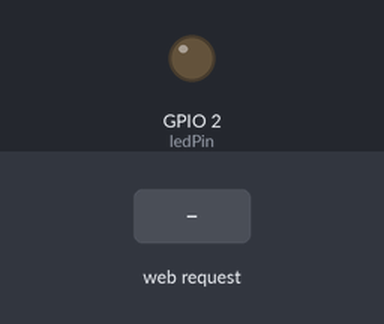
The sketch below on a simulated ESP32. Parts: output pins drawn as LEDs (lit = HIGH). The test bench sets the inputs (shaded band). WiFi joins after 1.5 s; servers stay silent unless stated; what the sketch prints to the serial monitor is not drawn.

Above: at 3.2 s.
3.3 s: HTTP request GET /LED=ON received
At 4.4 s:
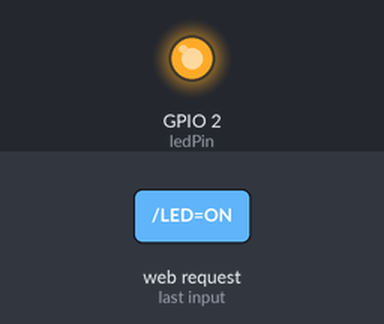
4.8 s: HTTP request GET /LED=OFF received
At 5.5 s:
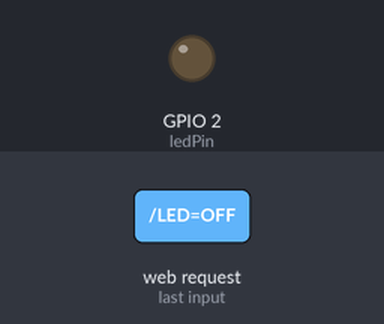
Timing chart, 0 to 7.8 s (numbered marks = the images above; inputs shaded):
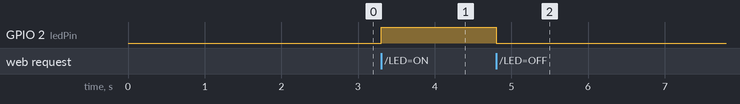

Measured:
- after the input at 3.3 s, GPIO 2 (ledPin): LOW → HIGH at once
- after the input at 4.8 s, GPIO 2 (ledPin): HIGH → LOW at once

The sketch:

Projekt.ino
```cpp
#include <WiFi.h>

// Tvé údaje k Wi-Fi sítě
const char* ssid = "YOUR_WIFI_SSID";
const char* password = "YOUR_WIFI_PASSWORD";

// Nastavení pinu pro LED (obvykle GPIO 2)
const int ledPin = 2;

// Proměnná pro uchování aktuálního stavu LED
bool isLedOn = false;

WiFiServer server(80);

// Náš HTML kód s připravenými značkami %LED_CLASS% a %LED_TEXT%
String baseHtml = R"=====(
<!DOCTYPE html>
<html lang="cs">
<head>
    <meta charset="UTF-8">
    <meta name="viewport" content="width=device-width, initial-scale=1.0">
    <title>ESP32 | Ovládání</title>
    <style>
        body {
            font-family: 'Segoe UI', Tahoma, Geneva, Verdana, sans-serif;
            background-color: #e9ecef;
            color: #333;
            display: flex;
            justify-content: center;
            align-items: center;
            height: 100vh;
            margin: 0;
        }
        .card {
            background-color: #ffffff;
            padding: 40px 30px;
            border-radius: 12px;
            box-shadow: 0 8px 20px rgba(0, 0, 0, 0.1);
            text-align: center;
            width: 90%;
            max-width: 400px;
        }
        h2 { margin-top: 0; margin-bottom: 25px; color: #2c3e50; }

        /* Nový design pro zobrazení stavu */
        .status-box {
            display: flex;
            align-items: center;
            justify-content: center;
            background-color: #f8f9fa;
            padding: 15px;
            border-radius: 8px;
            border: 1px solid #dee2e6;
            margin-bottom: 25px;
            font-size: 18px;
        }
        .led-indicator {
            width: 16px;
            height: 16px;
            border-radius: 50%;
            margin-right: 12px;
            transition: all 0.3s ease;
        }
        /* Barvy a záře pro stavy indikátoru */
        .led-on { background-color: #2ecc71; box-shadow: 0 0 12px #2ecc71; }
        .led-off { background-color: #e74c3c; box-shadow: 0 0 12px #e74c3c; }

        .btn {
            display: block; text-decoration: none; font-size: 22px;
            font-weight: bold; padding: 15px 30px; margin: 15px 0;
            border-radius: 8px; color: white; transition: all 0.3s ease;
        }
        .btn-on { background-color: #2ecc71; box-shadow: 0 4px 6px rgba(46, 204, 113, 0.3); }
        .btn-on:hover { background-color: #27ae60; transform: translateY(-2px); box-shadow: 0 6px 12px rgba(46, 204, 113, 0.4); }
        .btn-off { background-color: #e74c3c; box-shadow: 0 4px 6px rgba(231, 76, 60, 0.3); }
        .btn-off:hover { background-color: #c0392b; transform: translateY(-2px); box-shadow: 0 6px 12px rgba(231, 76, 60, 0.4); }
    </style>
</head>
<body>
    <div class="card">
        <h2>Ovládání LED na ESP32</h2>

        <div class="status-box">
            <div class="led-indicator %LED_CLASS%"></div>
            <span>Stav: <strong>%LED_TEXT%</strong></span>
        </div>

        <a href="/LED=ON" class="btn btn-on">Zapnout</a>
        <a href="/LED=OFF" class="btn btn-off">Vypnout</a>
    </div>
</body>
</html>
)=====";

void setup() {
  Serial.begin(115200);
  pinMode(ledPin, OUTPUT);
  digitalWrite(ledPin, LOW);
  isLedOn = false; // Výchozí stav je vypnuto

  // Connect to Wi-Fi
  Serial.print("Connecting to WiFi");
  WiFi.begin(ssid, password);
  while (WiFi.status() != WL_CONNECTED) {
    delay(1000);
    Serial.print(".");
  }
  Serial.println("\nConnected to WiFi!");
  Serial.print("IP address: ");
  Serial.println(WiFi.localIP());

  server.begin();
}

void loop() {
  WiFiClient client = server.available();

  if (client) {
    Serial.println("Client connected");
    String request = client.readStringUntil('\r');
    Serial.println(request);
    client.flush();

    // Kontrola požadavku a změna skutečné LED i naší proměnné
    if (request.indexOf("/LED=ON") != -1) {
      digitalWrite(ledPin, HIGH);
      isLedOn = true;
    } else if (request.indexOf("/LED=OFF") != -1) {
      digitalWrite(ledPin, LOW);
      isLedOn = false;
    }

    // Příprava stránky k odeslání
    String pageToSend = baseHtml; // Vytvoříme kopii našeho HTML kódu

    // Nahrazení značek podle aktuálního stavu
    if (isLedOn) {
      pageToSend.replace("%LED_CLASS%", "led-on");
      pageToSend.replace("%LED_TEXT%", "ZAPNUTO");
    } else {
      pageToSend.replace("%LED_CLASS%", "led-off");
      pageToSend.replace("%LED_TEXT%", "VYPNUTO");
    }

    // Send HTTP response
    client.println("HTTP/1.1 200 OK");
    client.println("Content-type:text/html");
    client.println("Connection: close");
    client.println();

    // Odeslání dynamicky upraveného HTML
    client.print(pageToSend);
    client.println();

    client.stop();
    Serial.println("Client disconnected");
  }
}
```
